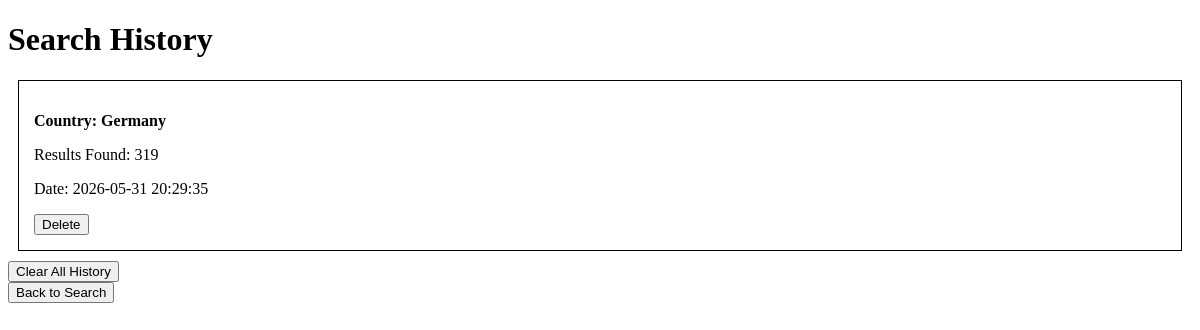
Before: /history with the older database file.
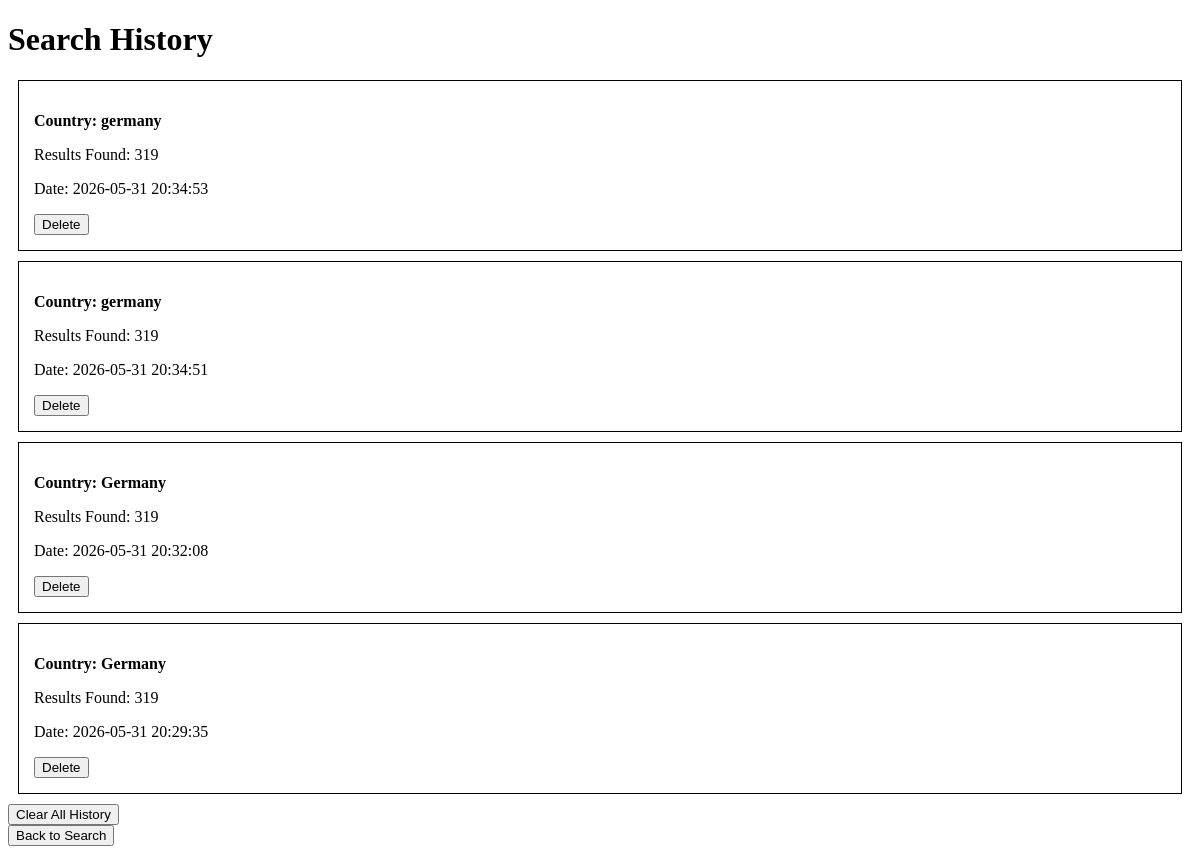
After: the same page with the newer database file.
### tables this page shows
CREATE TABLE search_history (
        id INTEGER PRIMARY KEY AUTOINCREMENT,
        query TEXT NOT NULL,
        results_count INTEGER,
        search_date TIMESTAMP DEFAULT CURRENT_TIMESTAMP
    );

### app.py (the view)
@app.route("/history")
def history():
    history_list = get_search_history()
    return render_template(
        "history.html",
        history=history_list
    )

### Database/database.py (called while the page is built)
def get_search_history():
    conn = sqlite3.connect(DB_PATH)
    c = conn.cursor()
    c.execute(
        'SELECT id, query, results_count, search_date '
        'FROM search_history '
        'ORDER BY search_date DESC LIMIT 10'
    )
    history = [{'id': row[0], 'query': row[1], 'count': row[2], 'date': row[3]}
        for row in c.fetchall()
    ]
    conn.close()
    return history

### templates/history.html (shortened to what this page needs)
<!DOCTYPE html>
<html>
<head>
</head>
<body>
    <h1>Search History</h1>
    {% if history %}
        {% for search in history %}
<div style="border:1px solid black; padding:15px; margin:10px;">
    <p><strong>{{ search.query }}</strong></p>
    <p>Results Found: {{ search.count }}</p>
    <p>Date: {{ search.date }}</p>
    <form method="POST" action="/delete_history">
        <button type="submit">
            Delete
        </button>
    </form>
</div>
        {% endfor %}
    {% else %}
        <h2>No search history available.</h2>
    {% endif %}
<form method="POST" action="/clear_history">
    <button type="submit">
        Clear All History
    </button>
</form>
<form action="/">
    <button type="submit">Back to Search</button>
</body>
</html>

Changed rows visible on the page:
added search_history: query "Country: germany", count "319", date "2026-05-31 20:34:53"
added search_history: query "Country: germany", count "319", date "2026-05-31 20:34:51"
added search_history: query "Country: Germany", count "319", date "2026-05-31 20:32:08"
